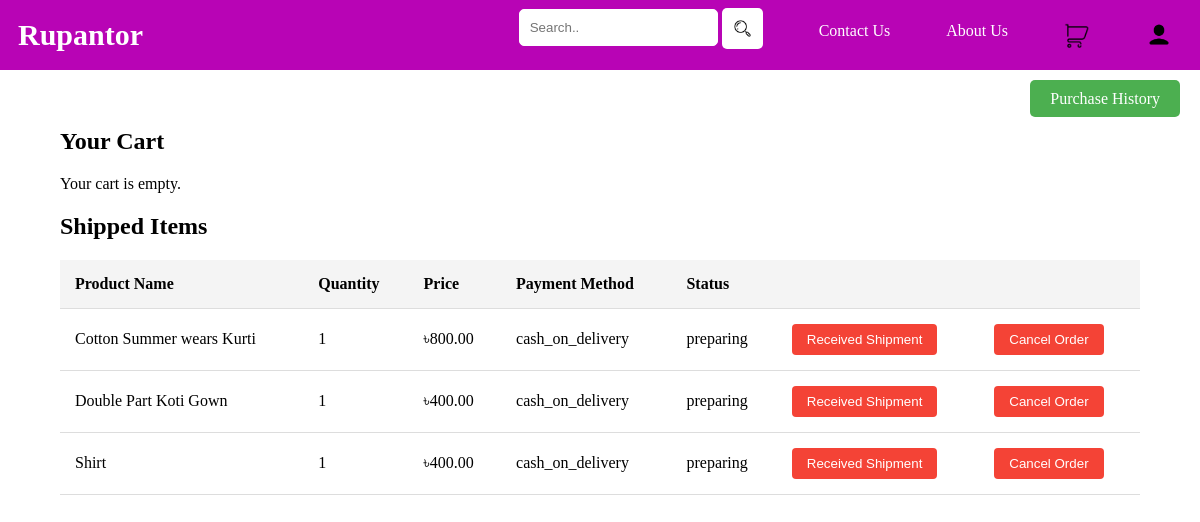
/cart/, run on an earlier commit of the app's database.
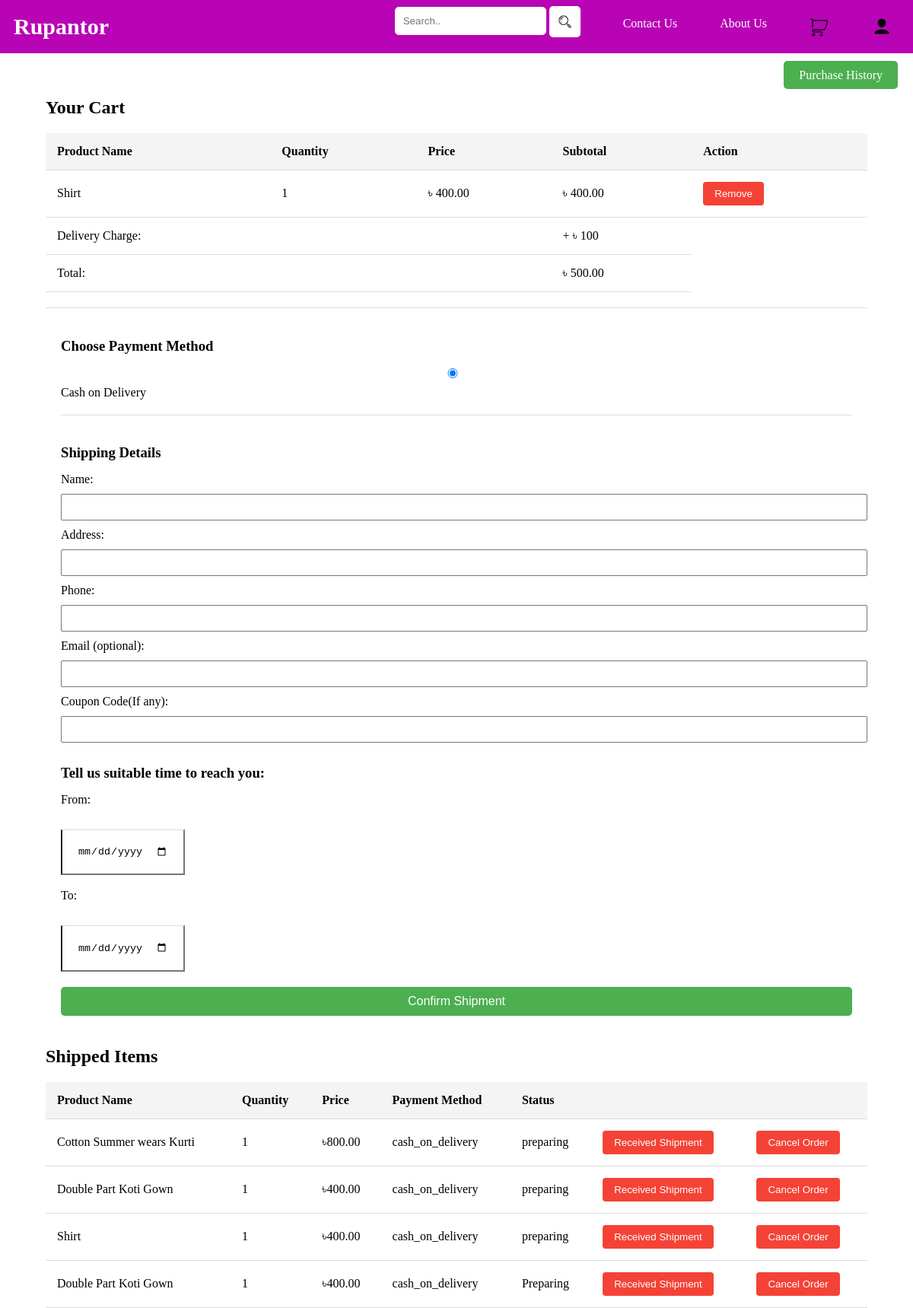
And on a later commit of the database.
### management/models.py (models this page shows, shortened)
class Shipping(models.Model):
    statusChoices = [
        ('Preparing','Preparing'),
        ('Packaging','Packaging'),
        ('Shipping','Shipping'),
    ]
    user = models.ForeignKey(settings.AUTH_USER_MODEL, on_delete=models.CASCADE, related_name='shippings', null=True, blank=True)
    session_key = models.CharField(max_length=40, null=True, blank=True)
    product = models.ForeignKey('Wears', on_delete=models.CASCADE)
    quantity = models.IntegerField(default=1)
    payment_method = models.CharField(max_length=100)
    delivery_time_from = models.DateField(null=True, blank=True)
    delivery_time_to = models.DateField(null=True, blank=True)
    customer_name = models.CharField(max_length=100, null=True)
    customer_address = models.CharField(max_length=200, null=True)
    customer_phone = models.CharField(max_length=20, null=True)
    customer_email = models.EmailField(null=True, blank=True)
    shippingStatus = models.CharField(max_length=20, choices=statusChoices, default='Preparing', null=True, blank=True)

class Wears(models.Model):
    CATEGORY_CHOICES = [
        ('SummerWear', 'Summerwear'),
        ('WinterWear', 'Winterwear'),
        ('Western', 'Western'),
        ('Cotton', 'Cotton')
    ]
    productId = models.AutoField(primary_key=True)
    categories = models.CharField(max_length=20, choices=CATEGORY_CHOICES, default='SummerWear')
    productName = models.CharField(max_length=100)
    productColor = models.CharField(max_length=50, null=True)
    productBody = models.CharField(max_length=30, null=True)
    frontLength = models.CharField(max_length=30, null=True)
    backLength = models.CharField(max_length=30, null=True)
    productPrice = models.DecimalField(max_digits=8, decimal_places=2)
    available = models.IntegerField()
    description = models.TextField()
    productImage = models.ImageField(blank=True)

class Cart(models.Model):
    product = models.ForeignKey(Wears, on_delete=models.CASCADE, null= True)
    quantity = models.IntegerField(default=1)
    user = models.ForeignKey(
        settings.AUTH_USER_MODEL,
        on_delete=models.CASCADE,
        related_name='cart',
        null=True,
        blank=True
    )
    session_key = models.CharField(max_length=40, null=True, blank=True)
    class Meta:
        unique_together = ('user', 'product', 'session_key')

### management/views.py (the view)
# urls.py: path('cart/', views.cart, name='cart'),
def cart(request):
    template = loader.get_template('cart.html')
    if request.user.is_authenticated:
        cart_items = Cart.objects.filter(user=request.user)
        shipped_items = Shipping.objects.filter(user=request.user)
    else:
        session_key = request.session.session_key
        cart_items = Cart.objects.filter(session_key=session_key)
        shipped_items = Shipping.objects.filter(session_key=session_key)
    totalAmountToPay = 0
    for item in cart_items:
        item.subtotal = item.quantity * item.product.productPrice
        totalAmountToPay = totalAmountToPay + item.subtotal
    totalAmountToPay = totalAmountToPay + 100
    context = {
        'cart_items': cart_items,
        'shipped_items': shipped_items,
        'totalAmountToPay': totalAmountToPay
    }
    return HttpResponse(template.render(context, request))

### management/templates/cart.html (shortened to what this page needs)
<!DOCTYPE html>
<html lang="en">
<head>
</head>
<body>
    {% include 'header.html' %}
    <div style="text-align: right; margin-top: 20px; margin-right: 20px;">
        <a href="/purchase_history/" class="action-btn">Purchase History</a>
    </div>
    <div class="cart-container">
        <h2>Your Cart</h2>
        {% if cart_items %}
        <table>
            <thead>
                <tr>
                    <th>Product Name</th>
                    <th>Quantity</th>
                    <th>Price</th>
                    <th>Subtotal</th>
                    <th>Action</th>
                </tr>
            </thead>
            <tbody>
                {% for item in cart_items %}
                <tr>
                    <td>{{ item.product.productName }}</td>
                    <td>{{ item.quantity }}</td>
                    <td>৳  {{ item.product.productPrice }}</td>
                    <td>৳ {{ item.subtotal }}</td>
                    <td>
                        <form action="{% url 'remove_from_cart' item.id %}" method="post">
                            <button type="submit" class="remove-btn" onclick="return confirm('Are you sure you want to remove this item?');">Remove</button>
                        </form>
                    </td>
                </tr>
                {% endfor %}
                <tr>
                    <td>Delivery Charge:</td>
                    <td colspan="2"></td>
                    <td>+ ৳ 100</td>
                </tr>
                <tr>
                    <td>Total:</td>
                    <td colspan="2"></td>
                    <td>৳ {{ totalAmountToPay }}</td>
                </tr>
            </tbody>
        </table>
        <div class="payment-options">
            <h3>Choose Payment Method</h3>
            <form action="{% url 'confirm_shipment' %}" method="post">
                <label>
                    <input type="radio" name="payment_method" value="cash_on_delivery" checked>
                    Cash on Delivery
                </label>
                <div class="checkout-details">
                    <h3>Shipping Details</h3>
                    <label for="customer_name">Name:</label>
                    <input type="text" id="customer_name" name="customer_name" required>
                    <label for="customer_address">Address:</label>
                    <input type="text" id="customer_address" name="customer_address" required>
                    <label for="customer_phone">Phone:</label>
                    <input type="text" id="customer_phone" name="customer_phone" pattern="(\+88)?\d{11}" required>
                    <label for="customer_email">Email (optional):</label>
                    <input type="email" id="customer_email" name="customer_email">
                    <label for="couponCode">Coupon Code(If any):</label>
                    <input type="text" id="couponCode" name="couponCode">
                    <h3>Tell us suitable time to reach you:</h3>
                    <label for="delivery_time_from">From:</label>
                    <input type="date" id="delivery_time_from" name="delivery_time_from" class="payment-options"> <br><br>
                    <label for="delivery_time_to">To:</label>
                    <input type="date" id="delivery_time_to" name="delivery_time_to" class="payment-options">
                </div>
                <button type="submit" class="confirm-btn">Confirm Shipment</button>
            </form>
        </div>
        {% else %}
        <p>Your cart is empty.</p>
        {% endif %}
    </div>
    <div class="shipped-container">
        <h2>Shipped Items</h2>
        {% if shipped_items %}
        <table>
            <thead>
                <tr>
                    <th>Product Name</th>
                    <th>Quantity</th>
                    <th>Price</th>
                    <th>Payment Method</th>
                    <th>Status</th>
                    <th></th>
                    <th></th>
                </tr>
            </thead>
            <tbody>
                {% for item in shipped_items %}
                <tr>
                    <td>{{ item.product.productName }}</td>
                    <td>{{ item.quantity }}</td>
                    <td>৳{{ item.product.productPrice }}</td>
                    <td>{{ item.payment_method }}</td>
                    <td>{{ item.shippingStatus }}</td>
                    <td>
                        <form action="{% url 'received_shipment' item.id %}" method="post">
                            <button type="submit" class="remove-btn" onclick="return confirm('Are you confirming you want received your shipment?');">Received Shipment</button>
                        </form>
                    </td>
                    <td>
                        <form action="{% url 'cancel_shipment' item.id %}" method="post">
                            <button type="submit" class="remove-btn" onclick="return confirm('Are you confirming you want to cancel the order?');">Cancel Order</button>
                        </form>
                    </td>
                </tr>
                {% endfor %}
            </tbody>
        </table>
        {% else %}
        <p>No shipped items.</p>
        {% endif %}
    </div>
</body>
</html>

### management/templates/header.html (shortened to what this page needs)
<!DOCTYPE html>
<html lang="en">
<head>
    {% load static %}
</head>
<body>
    <nav>
        <ul>
            <li><a href="/" class="home-link">Rupantor</a></li>
            <li>
                <div class="search-container">
                    <form action="{% url 'search' %}" method="get">
                        <input type="text" placeholder="Search.." class="search-box" name="q">
                        <button type="submit" class="search-button"><img src="{% static 'icons-search.png' %}" alt="Cart" style="height:21px; vertical-align:middle;"></button>
                    </form>
                </div>
            </li>
            <li><a href="/contact/">Contact Us</a></li>
            <li><a href="/about_us/">About Us</a></li>
            <li><a href="/cart/"><img src="{% static 'icons-shopping-cart-.png' %}" alt="Cart" style="height:26px; vertical-align:middle;"></a></li>
            {% if request.user.is_authenticated %}
                <li><a href="/logout/"><img src="{% static 'icons-human.png' %}" alt="Cart" style="height:26px; vertical-align:middle;"></a></li>
            {% else %}
                <li><a href="/login/"><img src="{% static 'icons-human.png' %}" alt="Cart" style="height:26px; vertical-align:middle;"> </a></li>
            {% endif %}
        </ul>
    </nav>
</body>
</html>

### management/templates/cart.html (style rules this page uses)
table { width: 100%; border-collapse: collapse; margin-top: 20px; }
th, td { padding: 15px; text-align: left; border-bottom: 1px solid #ddd; }
th { background-color: #f4f4f4; }
.cart-container, .shipped-container { width: 90%; margin: auto; }
.remove-btn { padding: 8px 15px; background-color: #f44336; color: white; border: none; border-radius: 4px; cursor: pointer; }
.payment-options { margin-top: 20px; padding: 20px; border-top: 1px solid #ddd; }
.payment-options h3 { margin-bottom: 15px; }
.payment-options label { margin-right: 20px; display: block; margin-bottom: 10px; }
.payment-options input[type="text"], .payment-options input[type="email"], .payment-options input[type="radio"] { margin-bottom: 10px; width: 100%; padding: 8px; }
.checkout-details { margin-top: 20px; border-top: 1px solid #ddd; padding-top: 20px; }
.confirm-btn { padding: 10px 20px; font-size: 16px; background-color: #4CAF50; color: white; border: none; border-radius: 5px; cursor: pointer; margin-top: 10px; display: block; width: 100%; margin-top: 20px; }
.action-btn { padding: 10px 20px; color: white; background-color: #4CAF50; border: none; border-radius: 5px; cursor: pointer; text-decoration: none; }

### management/templates/header.html (style rules this page uses)
body { margin: 0; }
nav { background-color: #B804B5; overflow: hidden; }
ul { list-style-type: none; margin: 0; padding: 0; overflow: hidden; display: flex; justify-content: flex-end; flex-wrap: wrap; }
li:first-child { margin-right: auto; }
li { margin: 8px; }
li a { display: block; color: white; text-align: center; padding: 14px 20px; text-decoration: none; }
.home-link { font-weight: bold; font-size: 30px; color: white; background-color: #B804B5; padding: 10px; }
.search-container { margin-right: 20px; }
.search-box { padding: 10px; border: 1px solid #fff; border-radius: 5px; }
.search-button { background-color: #fff; color: #B804B5; border: none; padding: 10px; border-radius: 5px; cursor: pointer; }

What changed in the data, as far as the page shows it:
added Cart: product.productName "Shirt", quantity "1", product.productPrice "400.00", subtotal "400.00"
added Shipping: product.productName "Double Part Koti Gown", quantity "1", product.productPrice "400.00", payment_method "cash_on_delivery", shippingStatus "Preparing"
Also different on the page:
{{ totalAmountToPay }}: (not shown) → "500.00"
form field payment_method: (not shown) → "☑ Cash on Delivery"
text no longer shown: "Your cart is empty."
text now shown: "Product Name Quantity Price Subtotal Action Delivery Charge: + ৳ 100 Total: ৳ Choose Payment Method Cash on Delivery Shipping Details Name: Address: Phone: Email (optional): Coupon Code(If any): Tell us suitable time to reach you: From: To: Confirm Shipment"
